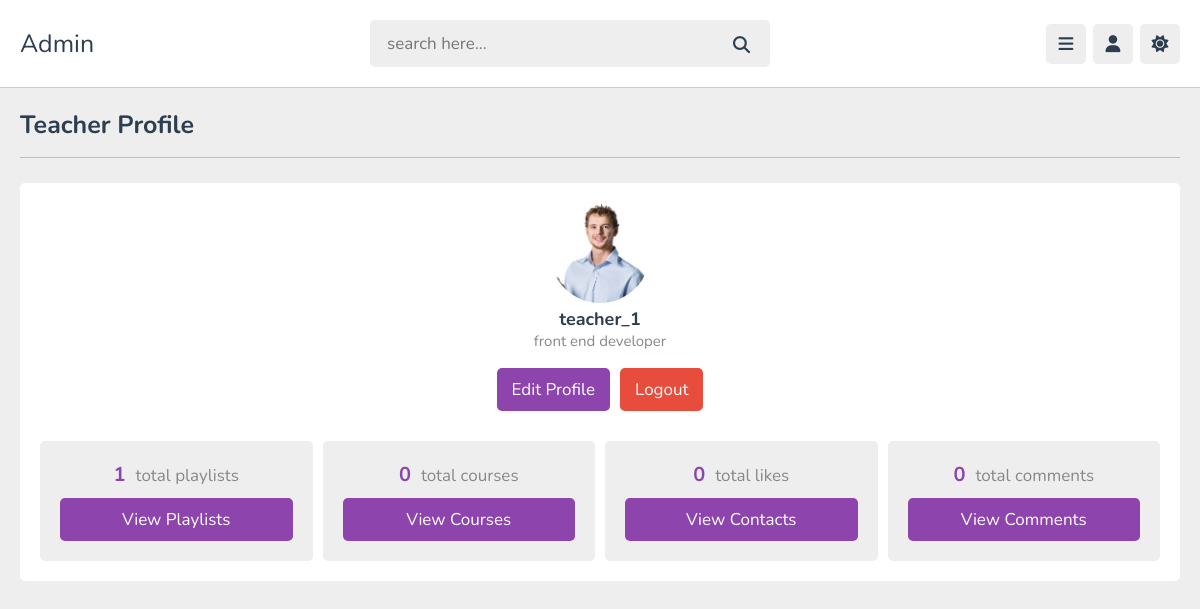
/admin/profile.php (signed in), run on the app's committed database.
### tables this page shows
CREATE TABLE `teachers` (
  `id` VARCHAR(20)  PRIMARY KEY ,
  `name` varchar(50) DEFAULT NULL,
  `profession` varchar(50) DEFAULT NULL,
  `email` varchar(50) DEFAULT NULL,
  `password` varchar(50) DEFAULT NULL,
  `image` varchar(100) DEFAULT NULL
);

### components/connection.php (called while the page is built, shortened)
<?php
if(isset($_COOKIE['admin_id'])){
  $admin_id = $_COOKIE['admin_id'];
}else{
  $admin_id = '';
}

### admin/profile.php (the view, shortened to what this page needs)
<?php
include '../components/connection.php';
if($admin_id == ''){
  header('location:login.php');
}else{
  $select_courses = $conn->prepare("SELECT * FROM content WHERE teacher_id = ?");
  $select_courses->execute([$admin_id]);
  $no_of_courses = $select_courses->rowCount();
  $select_playlists = $conn->prepare("SELECT * FROM playlist WHERE teacher_id = ?");
  $select_playlists->execute([$admin_id]);
  $no_of_playlists = $select_playlists->rowCount();
  $no_of_comments = 0; $no_of_likes = 0;
}
?>
<!DOCTYPE html>
<html lang="en">
<head>
  <link rel="stylesheet" href="https://cdnjs.cloudflare.com/ajax/libs/font-awesome/6.1.2/css/all.min.css" />
  <link rel="stylesheet" href="../css/style.css" />
</head>
<body>
  <?php include '../components/admin_header.php' ?>
  <section class="profile teacher-profile">
    <h1 class="heading">teacher profile</h1>
    <div class="row">
      <div class="profile-info">
        <?php if($fetch_teacher->image != '' ){?>
        <img src="../images/uploaded_images/teachers/<?= $fetch_teacher->image?>" alt="teacher-image" />
        <?php }else{?>
        <p class="alt-img"><?= $fetch_teacher->name[0]?></p>
        <?php }?>
        <h3><?=$fetch_teacher->name?></h3>
        <p><?=$fetch_teacher->profession?></p>
        <div class="flex-btn">
          <a href="update.php" class="btn inline-btn">edit profile</a>
          <a href="../components/admin_logout.php?logout" class="btn inline-btn delete-btn"
            onclick="return confirm('Sure you want to logout?')">logout</a>
        </div>
      </div>
      <div class="flex">
        <p><span><?=$no_of_playlists?></span>total playlists <a href="playlists.php" class="btn">view playlists</a></p>
        <p><span><?=$no_of_courses?></span>total courses <a href="courses.php" class="btn">view courses</a></p>
        <p><span><?=$no_of_likes?></span>total likes <a href="contacts.php" class="btn">view contacts</a></p>
        <p><span><?=$no_of_comments?></span>total comments <a href="comments.php" class="btn">view comments</a></p>
      </div>
    </div>
  </section>
</body>
</html>

### css/style.css (style rules this page uses)
:root { --main-color: #8e44ad; --red: #e74c3c; --orange: #f39c12; --light-color: #888; --light-bg: #eee; --black: #2c3e50; --white: #fff; --border: 0.1rem solid rgba(0, 0, 0, 0.2); --transition: 0.1s linear; }
* { font-family: "Nunito", sans-serif; margin: 0; padding: 0; box-sizing: border-box; outline: none; border: none; text-decoration: none; background: none; }
html { font-size: 62.5%; overflow-x: hidden; }
body { background-color: var(--light-bg); padding-left: 28rem; }
section { padding: 2rem; margin-bottom: 2rem; max-width: 1200px; margin: 0 auto; }
img, video { object-fit: cover; max-width: 100%; }
.btn { border-radius: 0.5rem; color: #fff; font-size: 1.7rem; cursor: pointer; text-transform: capitalize; padding: 1rem 1.5rem; text-align: center; margin-top: 1rem; display: block; width: 100%; background-color: var(--main-color); transition: var(--transition); }
.inline-btn { display: inline-block; width: fit-content; }
.delete-btn { background-color: var(--red); }
.flex-btn { display: flex; justify-content: center; gap: 1rem; }
.heading { font-size: 2.5rem; color: var(--black); margin-bottom: 2.5rem; border-bottom: var(--border); padding-bottom: 1.5rem; text-transform: capitalize; }
.profile .row { margin-top: 2rem; width: 100%; background-color: var(--white); border-radius: 0.5rem; padding: 2rem; }
.profile .row .profile-info { text-align: center; }
.profile .row .profile-info img { width: 10rem; height: 10rem; border-radius: 50%; }
.profile .row .profile-info h3 { font-size: 1.8rem; color: var(--black); }
.profile .row .profile-info p { font-size: 1.5rem; color: var(--light-color); margin-bottom: 0.7rem; }
.teacher-profile .flex { margin-top: 3rem; display: grid; align-items: center; gap: 1rem; grid-template-columns: repeat(auto-fit, minmax(20rem, 1fr)); }
.teacher-profile .flex p { padding: 2rem; background-color: var(--light-bg); color: var(--light-color); font-size: 1.7rem; border-radius: 0.5rem; text-align: center; }
.teacher-profile .flex p span { color: var(--main-color); font-weight: bold; margin-right: 1rem; font-size: 2rem; }
@media (max-width: 1200px) { body { padding-left: 0; } }

### data on the page
teachers: image (picture), name "teacher_1", profession "front end developer"

### other printed values
$no_of_playlists "1"
$no_of_courses "0"
$no_of_likes "0"
$no_of_comments "0"
